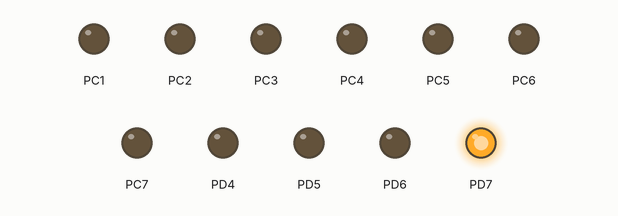
Recording of a program running on a simulated ATmega32, built with avr-gcc and emulated at 8 MHz. On the bench: output pins drawn as LEDs (lit = HIGH).

Above: at 0.2 s.
At 1.2 s:
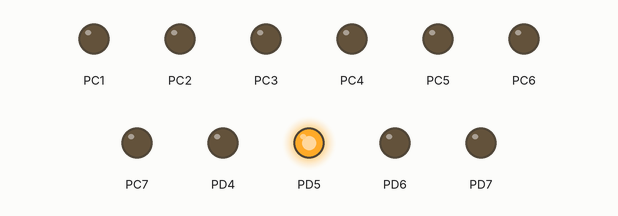
At 2.7 s:
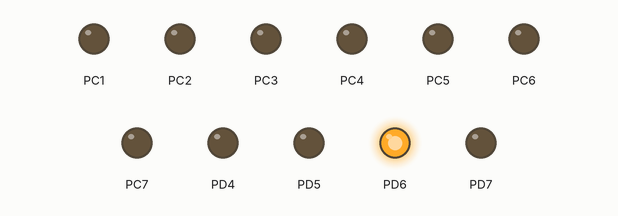
At 3.7 s:
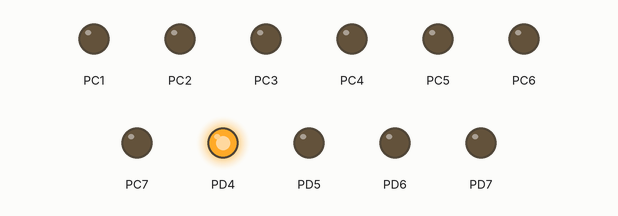
Timing chart, 0 to 4.6 s (numbered marks = the images above):
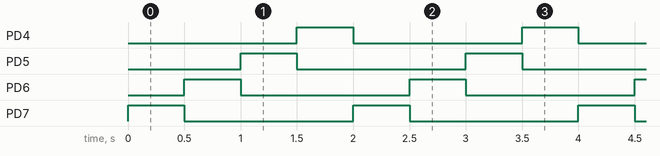

Measured:
- by itself, PD4–7: alternates HIGH for 0.50 s and LOW for 1.5 s
- by itself, everything shown: repeats every 2.0 s, in 4 steps

The program:

main.c
```c
/*
 * task_3.c
 *
 * Created: 8/26/2023
 * Author : mohamed belal
 */

#define F_CPU 8000000UL
#include "bitwise.h"
#include "atmega32_register.h"
#include <util/delay.h>

int main(void)
{
	SETBIT(DDRD,4);
	SETBIT(DDRD,5);
	SETBIT(DDRD,6);
	SETBIT(DDRD,7);

	DDRC = 0xFF;

	// PORTC PIN 0 as input
	CLEARBIT(DDRC,0);

	// create bit variable to iterate 8 bit
	volatile unsigned char bit =0;

	while (1)
	{
		for(bit=7;bit>=5;bit--)
		{
				SETBIT(PORTD,bit);
				_delay_ms(500);
				CLEARBIT(PORTD,bit);
		}
		SETBIT(PORTD,4);
		_delay_ms(500);
		CLEARBIT(PORTD,4);

	}
}
```

bitwise.h
```c
/*
 * bitwise.h
 *
 * Created: 8/26/2023 12:58:23 PM
 *  Author: mohamed belal
 */


#ifndef BITWISE_H_
#define BITWISE_H_

#define SETBIT(register,bit)      (register |= (1<<bit))
#define CLEARBIT(register,bit)    (register &= ~(1<<bit))
#define TOGGLEBIT(register,bit)   (register ^= (1<<bit))
#define READBIT(register,bit)     ((register >> bit )&1)

#endif /* BITWISE_H_ */
```

atmega32_register.h
```c
/*
 * atmega32_register.h
 *
 * Created: 8/26/2023 1:01:01 PM
 *  Author: mohamed belal
 */


#ifndef ATMEGA32_REGISTER_H_
#define ATMEGA32_REGISTER_H_


/* ==================== PORTA ==================== */
#define PORTA *((volatile unsigned char *)(0x3B))
#define DDRA  *((volatile unsigned char *)(0x3A))
#define PINA  *((volatile unsigned char *)(0x39))

/* ==================== PORTC ==================== */
#define PORTC *((volatile unsigned char *)(0x35))
#define DDRC  *((volatile unsigned char *)(0x34))
#define PINC  *((volatile unsigned char *)(0x33))

/* ==================== PORTD ==================== */
#define PORTD *((volatile unsigned char *)(0x32))
#define DDRD  *((volatile unsigned char *)(0x31))
#define PIND  *((volatile unsigned char *)(0x30))

#endif /* ATMEGA32_REGISTER_H_ */
```
